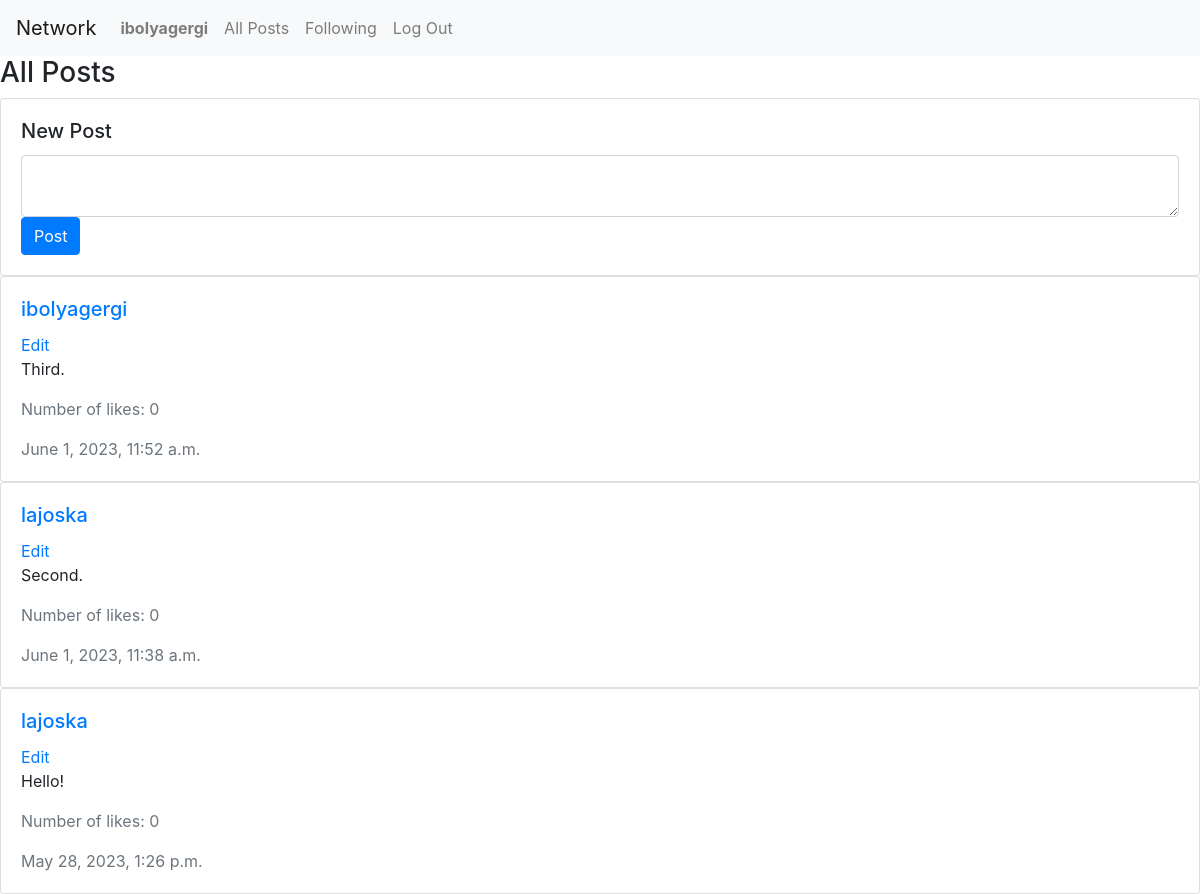
Screenshot of / (signed in) with the database file from the repository.
### network/models.py (models this page shows, shortened)
class User(AbstractUser):
    following = models.ManyToManyField("User", null=True, related_name="followers")

class Post(models.Model):
    user = models.ForeignKey(User, on_delete=models.CASCADE)
    body = models.TextField(blank=True)
    timestamp = models.DateTimeField(auto_now_add=True)
    num_of_likes = models.IntegerField(default=0)

### network/views.py (the view)
# urls.py: path("", views.index, name="index"),
def index(request):
    posts = Post.objects.all()
    posts = posts.order_by("-timestamp").all()
    return render(request, "network/index.html", {
        "posts": posts
    })

### network/templates/network/index.html (shortened to what this page needs)
{% extends "network/layout.html" %}
{% block body %}
<h3>All Posts</h3>
{% if user.is_authenticated %}
<div class="card">
    <div class="card-body">
        <h5 class="card-title">New Post</h5>
        <form action="{% url 'new_post' %}" method="post">
            <textarea name="body" class="form-control"></textarea>
            <input type="submit" class="btn btn-primary" value="Post"/>
        </form>
    </div>
</div>
{% for post in posts %}
<div class="card">
    <div class="card-body">
            <h5 class="card-title"><a href="{% url 'profile' post.user.id %}">{{ post.user }}</a></h5>
            <a href="" class="card-link">Edit</a>
            <p class="card-text">{{ post.body }}</p>
            <p class="card-text text-muted">Number of likes: {{ post.num_of_likes }}</p>
            <p class="card-text text-muted">{{ post.timestamp|date:"F j, Y, g:i a" }}</p>
        </div>
    </div>
{% endfor %}
{% endif %}
{% endblock %}

### rows the page displays
User: username "ibolyagergi"
Post: user "ibolyagergi", body "Third.", num_of_likes "0", timestamp "June 1, 2023, 11:52 a.m."
Post: user "lajoska", body "Second.", num_of_likes "0", timestamp "June 1, 2023, 11:38 a.m."
Post: user "lajoska", body "Hello!", num_of_likes "0", timestamp "May 28, 2023, 1:26 p.m."
